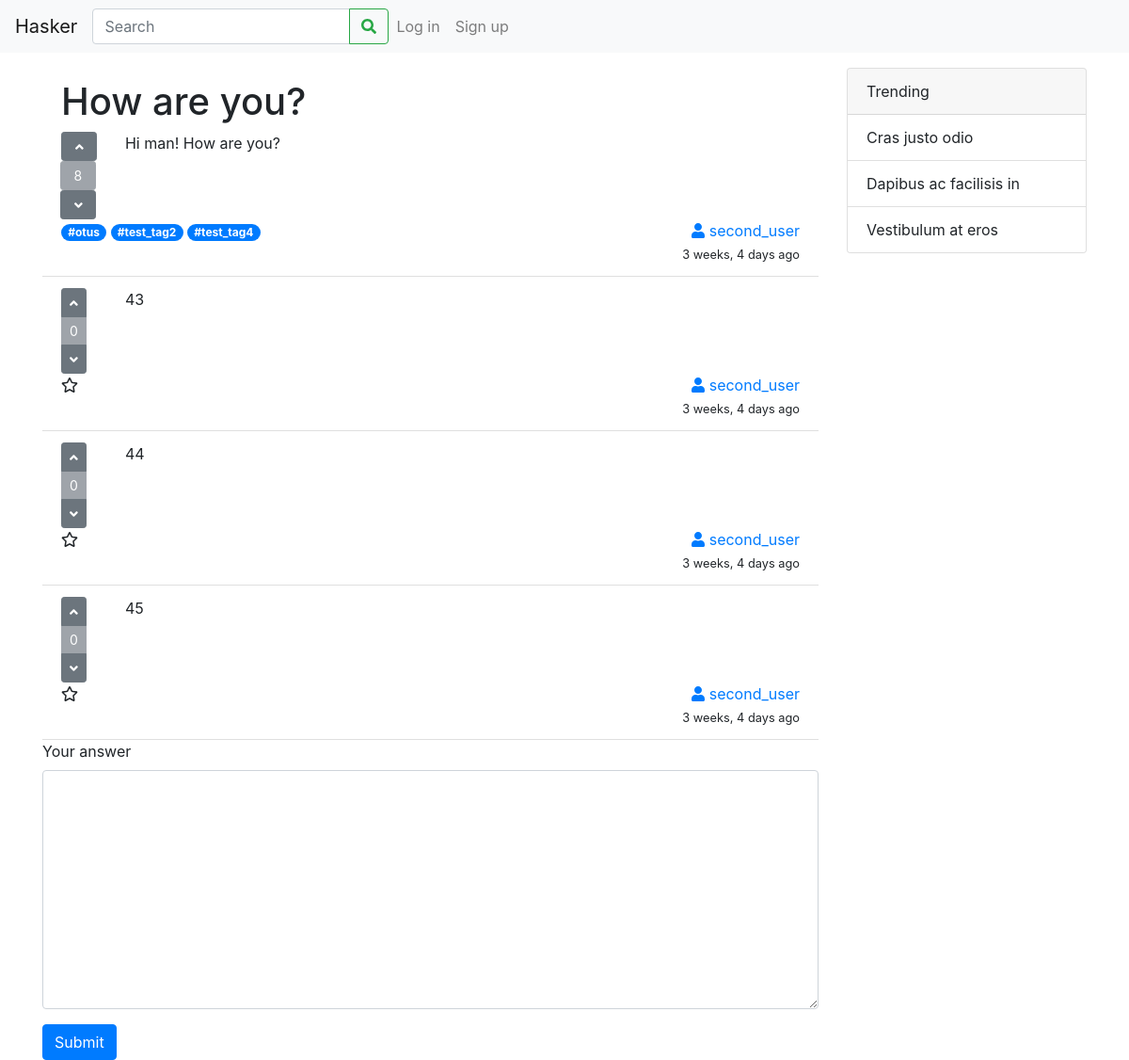
Page /qa/1/ on the committed database.
### qa/models.py (models this page shows, shortened)
class Question(models.Model):
    header = models.CharField(max_length=100)
    text = models.TextField()
    pub_date = models.DateTimeField(default=timezone.now)
    author = models.ForeignKey(User, on_delete=models.SET_NULL, null=True, blank=True)
    right_answer = models.ForeignKey(Answer, on_delete=models.SET_NULL, null=True, blank=True)
    votes = models.IntegerField(default=0)

class Tag(models.Model):
    word = models.CharField(max_length=30)
    questions = models.ManyToManyField(Question, blank=True)
    def __str__(self):
        return self.word

class Answer(models.Model):
    content = models.TextField()
    author = models.ForeignKey(User, on_delete=models.SET_NULL, null=True, blank=True)
    for_question = models.ForeignKey('qa.Question', on_delete=models.CASCADE)
    pub_date = models.DateTimeField(default=timezone.now)
    votes = models.IntegerField(default=0)

### qa/views.py (the view)
# urls.py: path('<int:pk>/', views.QuestionView.as_view(), name='question_view'),
class QuestionView(DetailView):
    model = Question
    template_name = 'qa/question.html'

### qa/templates/qa/question.html (shortened to what this page needs)
{% extends 'qa/base.html' %}
{% block body %}
    <ul class="list-group list-group-flush">
        <li class="list-group-item">
            <h1>{{ question.header }}</h1>
            <div class="row">
                <div class="col-1">
                    <div class="btn-group-vertical">
                        <form action="{% url 'qa:question_vote' question.id %}" method="post">
                            <button type="submit" name="question_vote" id="question_vote_up" value="up"
                                    class="btn btn-sm btn-secondary">
                                <i class="fas fa-angle-up"></i>
                            </button>
                            <button type="button"
                                    class="btn btn-sm btn-secondary disabled">{{ question.votes }}</button>
                            <button type="submit" name="question_vote" id="question_vote_down" value="down"
                                    class="btn btn-sm btn-secondary">
                                <i class="fas fa-angle-down"></i>
                            </button>
                        </form>
                    </div>
                </div>
                <div class="col">{{ question.text }}</div>
            </div>
            <div class="row">
                <div class="col">
                    {% for tag in question.tag_set.all %}
                        <a href="#" class="badge badge-pill badge-primary">#{{ tag }}</a>
                    {% endfor %}
                </div>
                <div class="col-3 text-right">
                    <div class="row">
                        <div class="col">
                            <a href="#"><i class="fas fa-user"></i> {{ question.author }}</a>
                        </div>
                    </div>
                    <div class="row">
                        <div class="col">
                            <small>{{ question.pub_date|timesince }} ago</small>
                        </div>
                    </div>
                </div>
            </div>
        </li>
        {% for answer in question.answer_set.all %}
            <li class="list-group-item">
                <div class="row">
                    <div class="col-1">
                        <div class="btn-group-vertical">
                            <button type="button" class="btn btn-sm btn-secondary">
                                <i class="fas fa-angle-up"></i>
                            </button>
                            <button type="button" class="btn btn-sm btn-secondary disabled">{{ answer.votes }}</button>
                            <button type="button" class="btn btn-sm btn-secondary">
                                <i class="fas fa-angle-down"></i>
                            </button>
                        </div>
                    </div>
                    <div class="col">{{ answer.content }}</div>
                </div>
                <div class="row">
                    <div class="col-1"><i class="far fa-star"></i></div>
                    <div class="col text-right">
                        <div class="row">
                            <div class="col">
                                <a href="#"><i class="fas fa-user"></i> {{ answer.author }}</a>
                            </div>
                        </div>
                        <div class="row">
                            <div class="col">
                                <small>{{ answer.pub_date|timesince }} ago</small>
                            </div>
                        </div>
                    </div>
                </div>
            </li>
        {% endfor %}
    </ul>
    <form action="{% url 'qa:answer_question' question.id %}" method="post">
        <div class="form-group">
            <label for="answer_content">Your answer</label>
            <textarea name="answer_content" cols="30" rows="10" class="form-control" id="answer_content"></textarea>
        </div>
        <button type="submit" class="btn btn-primary">Submit</button>
    </form>
{% endblock %}

### rows in the picture
Question: header "How are you?", votes "8", text "Hi man! How are you?", author "second_user", pub_date "3 weeks, 4 days"
Tag: word "otus"
Tag: word "test_tag2"
Tag: word "test_tag4"
Answer: votes "0", content "43", author "second_user", pub_date "3 weeks, 4 days"
Answer: votes "0", content "44", author "second_user", pub_date "3 weeks, 4 days"
Answer: votes "0", content "45", author "second_user", pub_date "3 weeks, 4 days"
